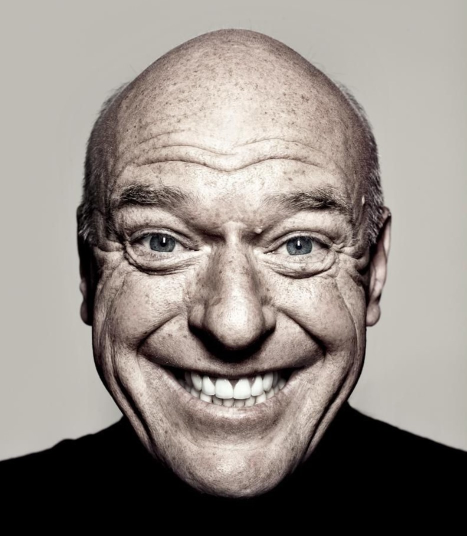
#> input picture HW2/res19-near.jpg, 933 x 1072 px (shown at 1/2 size)
$ python q4_hw02.py
#> lines starting #> are read from the running program, lines starting #| are printed output that depends on the picture
# -*- coding: utf-8 -*-
"""Q4-HW02.ipynb

Automatically generated by Colaboratory.

Original file is located at
    https://colab.research.google.com/drive/1ObyvSfGY2oQ2W9ZM2jEYFdMob-47R1pS

### Q4

#### Libraries
"""

import cv2
import numpy as np
from matplotlib import pyplot as plt
from skimage.color import rgb2gray
from skimage.io import imread

"""#### Reading Images and Matching Size"""

image_one = imread("res19-near.jpg")
#> image_one is the input picture: shape (1072, 933, 3); mean R, G, B 146.1, 138.4, 132.5
image_two = imread("res20-far.jpg")
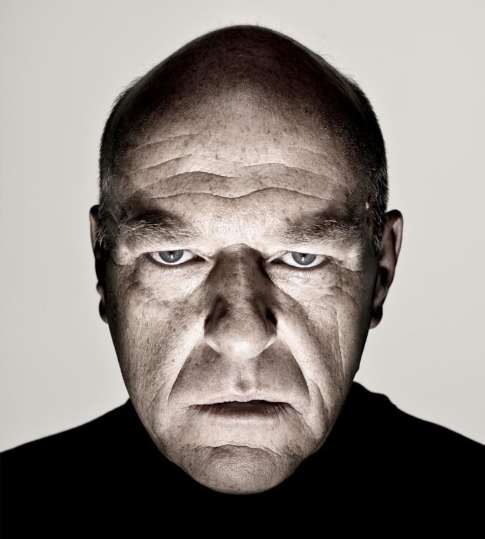
#> input picture HW2/res20-far.jpg, 969 x 1078 px (shown at 1/2 size)
#> image_two is the input picture: shape (1078, 969, 3); mean R, G, B 138.4, 131.1, 125.8
# Get the smaller image size
height1, width1,_ = image_one.shape
#> height1 = 1072; width1 = 933
height2, width2,_ = image_two.shape
#> height2 = 1078; width2 = 969
min_height = min(height1, height2)
#> min_height = 1072
min_width = min(width1, width2)
#> min_width = 933
image_one = cv2.resize(image_one, (min_width, min_height))
image_two = cv2.resize(image_two, (min_width, min_height))
#> image_two: shape (1072, 933, 3)

plt.figure(figsize = (5,5))
plt.imshow(image_one)
plt.imshow(image_two, alpha=0.5)
plt.axis('off')

"""#### Mapping Images"""

def align_images(img_one, img_two):
    h1, w1,_ = img_one.shape
#> h1 = 1072; w1 = 933
    h, w,_ = img_two.shape
#> h = 1072; w = 933
    src_points = np.array(
        [[322, 479], [595, 485], [157, 412], [775, 416],  [0, 0], [0, h1 - 1],
         [w1 - 1, 0], [w1 - 1, h1 - 1]], dtype=float)
    dst_points = np.array(
        [[335, 505], [555, 500], [172, 414], [763, 424],  [0, 0], [0, h - 1],
         [w - 1, 0], [w - 1, h - 1]], dtype=float)
    transform, f = cv2.findHomography(src_points, dst_points)
#> f = [0, 0, 0, 0, 0, 0, 0, 0]
    img_one = cv2.warpPerspective(img_one, transform, (w, h))
    return img_one

image_one = align_images(image_one, image_two)

plt.figure(figsize = (5,5))
plt.imshow(image_one)
plt.imshow(image_two, alpha=0.5)
plt.axis('off')

plt.figure(figsize = (5,5))
plt.imshow(image_one)
plt.axis('off')
plt.savefig('wavelet-near-aligned.jpg')

plt.figure(figsize = (5,5))
plt.imshow(image_two)
plt.axis('off')
plt.savefig('wavelet-far-aligned.jpg')

"""#### Inverse Descrete Wavelet Transform On Each image"""

image1  = np.asarray(image_one).astype('int')
image2  = np.asarray(image_two).astype('int')

# Import the pywt module
import pywt

def getTransformeImage(img, mode = 'db1',filter='low'):
      # Perform 2D discrete wavelet transform (DWT) on the image
      # using Daubechies wavelet 'db1'
      coeffs = pywt.dwt2(img, 'db1')

      # The coeffs variable contains four subbands:
      # approximation (LL), horizontal (LH), vertical (HL) and diagonal (HH)
      LL, (LH, HL, HH) = coeffs

      # To perform lowpass filtering, we can keep only the approximation subband
      # and set the other subbands to zero
      if(filter == 'low'):
          LH = LH - LH
          HL = HL - HL
          HH = HH - HH

      elif(filter == 'high'):
          LL = LL - LL
          HL = HL - HL
          LH = LH - LH

      # Reconstruct the image from the modified coefficients
      filtered_image = pywt.idwt2((LL, (LH, HL, HH)), 'db1')

      return filtered_image

LL1 = []
LH1 = []
HL1 = []
HH1 = []
for i in range(3):
      coeffs = pywt.dwt2(image1[:,:,i], 'db1')

      # The coeffs variable contains four subbands:
      # approximation (LL), horizontal (LH), vertical (HL) and diagonal (HH)
      LL, (LH, HL, HH) = coeffs
      LL1.append(LL)
      LH1.append(LH)
      HL1.append(HL)
      HH1.append(HH)
#> this loop made 3 passes
#> pass 1, `LL, (LH, HL, HH) = coeffs`:
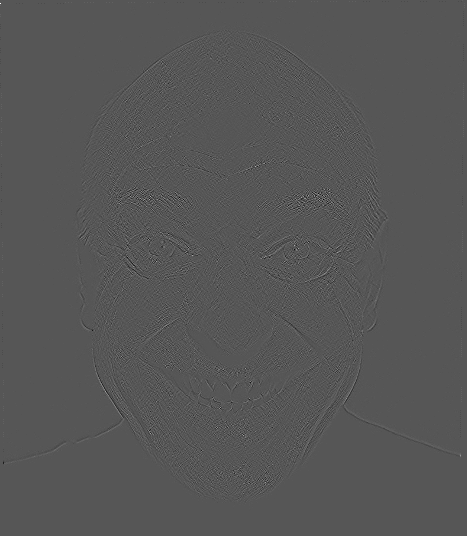
#> HH: shape (536, 467) float64; min -24, max 46.5, mean 0; drawn with min black and max white
#> after the loop, HH1 = 3 items; HL1 = 3 items; LH1 = 3 items; LL1 = 3 items
LL1 = np.asarray(LL1).transpose(1, 2, 0)
LH1 = np.asarray(LH1).transpose(1, 2, 0)
HL1 = np.asarray(HL1).transpose(1, 2, 0)
HH1 = np.asarray(HH1).transpose(1, 2, 0)
fig = plt.figure(figsize=(10, 10))
rows = 2
columns = 2
fig.add_subplot(rows, columns, 1)
plt.imshow(LL1.astype('int') )
plt.title('LL')
plt.axis('off')
fig.add_subplot(rows, columns, 2)
plt.imshow(LH1.astype('uint8') )
plt.title('LH')
plt.axis('off')
fig.add_subplot(rows, columns, 3)
plt.imshow(HL1.astype('uint8') )
plt.title('HL')
plt.axis('off')
fig.add_subplot(rows, columns, 4)
plt.imshow(HH1.astype('uint8')  )
plt.title('HH')
plt.axis('off')
plt.savefig('wavelet-near-dwt.jpg')

LL2 = []
LH2 = []
HL2 = []
HH2 = []
for i in range(3):
      coeffs = pywt.dwt2(image2[:,:,i], 'db1')

      # The coeffs variable contains four subbands:
      # approximation (LL), horizontal (LH), vertical (HL) and diagonal (HH)
      LL, (LH, HL, HH) = coeffs
      LL2.append(LL)
      LH2.append(LH)
      HL2.append(HL)
      HH2.append(HH)
#> this loop made 3 passes
#> pass 1, `LL, (LH, HL, HH) = coeffs`:
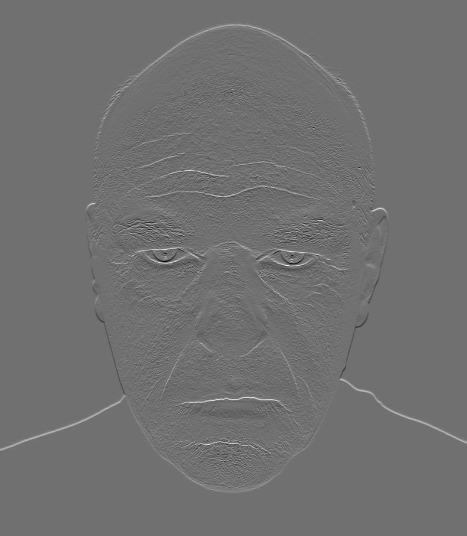
#> LH: shape (536, 467) float64; min -90.5, max 114.5, mean 0.2; drawn with min black and max white
#> after the loop, HH2 = 3 items; HL2 = 3 items; LH2 = 3 items; LL2 = 3 items
LL2 = np.asarray(LL2).transpose(1, 2, 0)
LH2 = np.asarray(LH2).transpose(1, 2, 0)
HL2 = np.asarray(HL2).transpose(1, 2, 0)
HH2 = np.asarray(HH2).transpose(1, 2, 0)
fig = plt.figure(figsize=(10, 10))
rows = 2
columns = 2
fig.add_subplot(rows, columns, 1)
plt.imshow(LL2.astype('int') )
plt.title('LL')
plt.axis('off')
fig.add_subplot(rows, columns, 2)
plt.imshow(LH2.astype('uint8') )
plt.title('LH')
plt.axis('off')
fig.add_subplot(rows, columns, 3)
plt.imshow(HL2.astype('uint8') )
plt.title('HL')
plt.axis('off')
fig.add_subplot(rows, columns, 4)
plt.imshow(HH2.astype('uint8')  )
plt.title('HH')
plt.axis('off')
plt.savefig('wavelet-far-dwt.jpg')
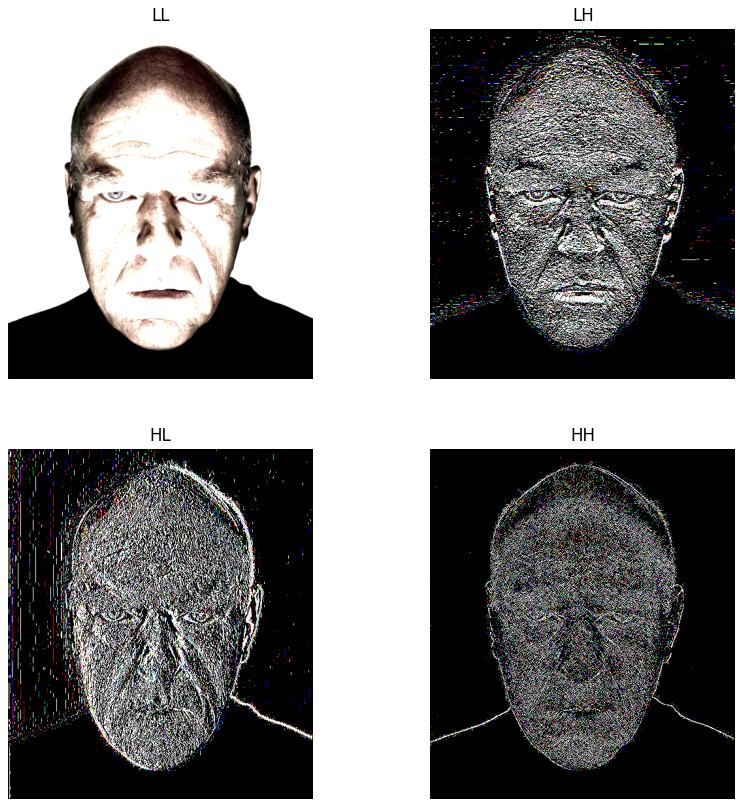
#> figure drawn by matplotlib, 4 panels
#> `result = image1 - image1`: result: shape (1072, 933, 3) int64; every value is 0

"""#### Combine Images"""

def combineImages(img1, img2):
      # Perform 2D discrete wavelet transform (DWT) on the image
      # using Daubechies wavelet 'db1'
      coeffs1 = pywt.dwt2(img1, 'db1')
      coeffs2 = pywt.dwt2(img2, 'db1')

      # The coeffs variable contains four subbands:
      # approximation (LL), horizontal (LH), vertical (HL) and diagonal (HH)
      LL1, (LH1, HL1, HH1) = coeffs1
      LL2, (LH2, HL2, HH2) = coeffs2

      # Reconstruct the image from the modified coefficients
      filtered_image = pywt.idwt2((LL2*0.6+LL1*0.4, ((LH1*0+LH2*0), (HL1*0+HL2*0), HH1*0.8+HH2*0.2)), 'db1')
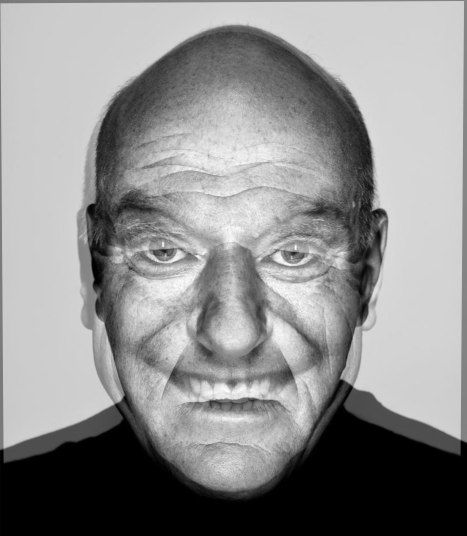
#> filtered_image: shape (1072, 934) float64 (shown at 1/2 size); min -0.4, max 251.5, mean 140.8; drawn with min black and max white

      return filtered_image

result = image1 - image1
result[:,:,0] = combineImages(image1[:,:,0],image2[:,:,0])[:,:-1]
result[:,:,1] = combineImages(image1[:,:,1],image2[:,:,1])[:,:-1]
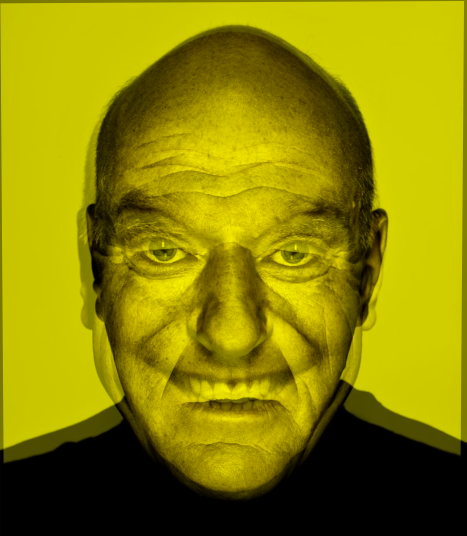
#> result: shape (1072, 933, 3) int64 (shown at 1/2 size); mean of channels 0, 1, 2 140.5, 133.1, 0; drawn as R, G, B
result[:,:,2] = combineImages(image1[:,:,2],image2[:,:,2])[:,:-1]
#> in combineImages (call 3), `LL2, (LH2, HL2, HH2) = coeffs2`:
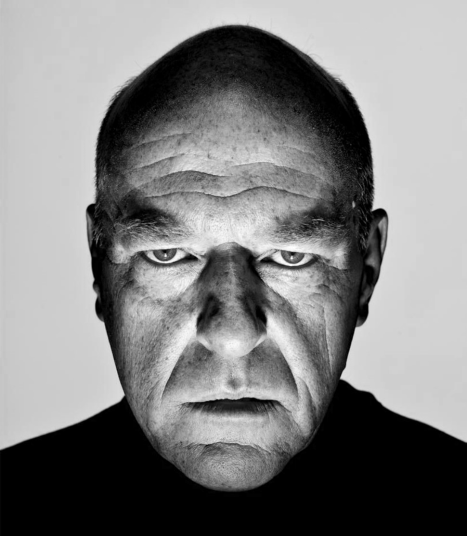
#> LL2: shape (536, 467) float64; min 0, max 503, mean 251.6; drawn with min black and max white

plt.imshow(result.astype(np.uint8))
plt.axis('off')
plt.savefig('wavelet-hybrid.jpg')
plt.show()

result_low = result-result
result_low[:,:,0] = getTransformeImage(result[:,:,0])[:,:-1]
result_low[:,:,1] = getTransformeImage(result[:,:,1])[:,:-1]
result_low[:,:,2] = getTransformeImage(result[:,:,2])[:,:-1]
plt.imshow(result_low.astype(np.uint8))
plt.axis('off')
plt.savefig('wavelet-hybrid-near.jpg')
plt.show()

result_high = result-result
result_high[:,:,0] = getTransformeImage(result[:,:,0],filter='high')[:,:-1]
result_high[:,:,1] = getTransformeImage(result[:,:,1],filter='high')[:,:-1]
result_high[:,:,2] = getTransformeImage(result[:,:,2],filter='high')[:,:-1]
plt.imshow(result_high.astype(np.uint8))
plt.axis('off')
plt.savefig('wavelet-hybrid-far.jpg')
plt.show()

"""To combine two images using wavelet transform, we first get the wavelet transform coefficients for both images. Then we set the low-high and high-low coefficients to zero for both of them. Since low-low has a lot of information for both images, we collect 40% of the low frequencies of the close image and 60% of the low frequencies of the far image. For high frequencies, we take 30% of the high frequencies of the far image and 70% of the high frequencies of the near image. We do not completely remove either low or high frequency from either image because doing so would make one image invisible."""
